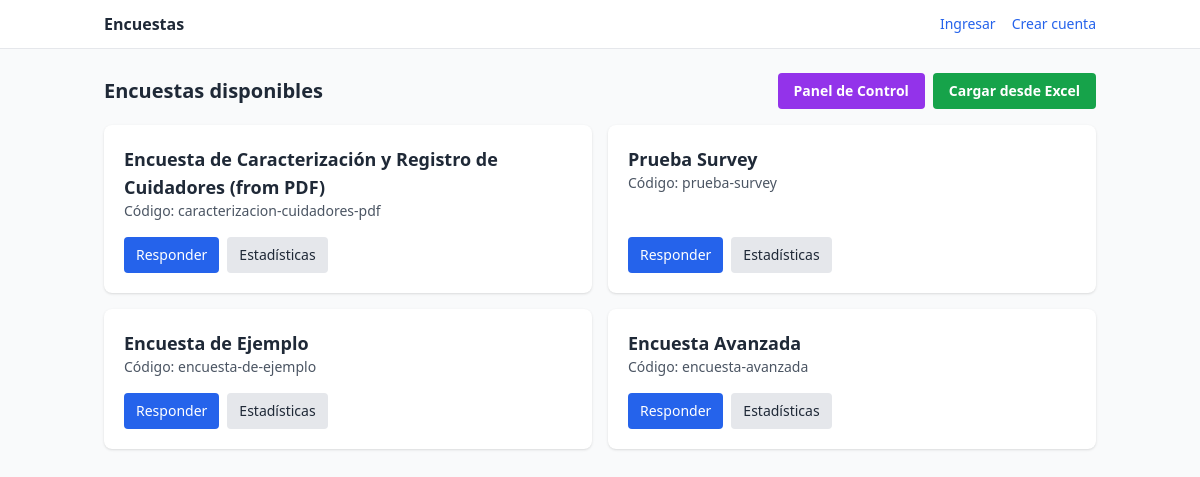
Screenshot of /public/ with the database file from the repository.
### surveys/models.py (models this page shows, shortened)
class Survey(models.Model):
    name = models.CharField(max_length=200, unique=True)
    description = models.TextField(blank=True)
    code = models.SlugField(max_length=80, unique=True)
    is_active = models.BooleanField(default=True)
    created_at = models.DateTimeField(auto_now_add=True)
    require_token = models.BooleanField(default=False)

### surveys/views.py (the view)
# urls.py: path("public/", views.survey_list_public, name="public_list"),
def survey_list_public(request): # New public survey list view
    surveys = Survey.objects.filter(is_active=True)
    return render(request, 'surveys/survey_list.html', {'surveys': surveys})

### surveys/templates/surveys/survey_list.html (shortened to what this page needs)
{% extends "surveys/base.html" %}
{% block content %}
<div class="flex justify-between items-center mb-4">
  <h1 class="text-xl font-semibold">Encuestas disponibles</h1>
  <div class="flex space-x-2">
    <a href="{% url 'surveys:dashboard' %}" class="px-4 py-2 rounded bg-purple-600 text-white text-sm font-semibold hover:bg-purple-700">
      Panel de Control
    </a>
    <a href="{% url 'surveys:survey_upload' %}" class="px-4 py-2 rounded bg-green-600 text-white text-sm font-semibold hover:bg-green-700">
      Cargar desde Excel
    </a>
  </div>
</div>
<div class="grid sm:grid-cols-2 gap-4">
  {% for s in surveys %}
    <div class="bg-white p-5 rounded-lg shadow flex flex-col justify-between">
      <div>
        <h2 class="font-semibold text-lg">{{ s.name }}</h2>
        <p class="text-sm text-gray-600">Código: {{ s.code }}</p>
      </div>
      <div class="mt-4 flex space-x-2">
        <a href="{% url 'surveys:fill' s.code %}" class="px-3 py-2 rounded bg-blue-600 text-white text-sm">Responder</a>
        <a href="{% url 'surveys:stats' s.code %}" class="px-3 py-2 rounded bg-gray-200 text-gray-800 text-sm">Estadísticas</a>
      </div>
    </div>
  {% empty %}
    <p>No hay encuestas activas.</p>
  {% endfor %}
</div>
{% endblock %}

### rows the page displays
Survey: name "Encuesta de Caracterización y Registro de Cuidadores (from PDF)", code "caracterizacion-cuidadores-pdf"
Survey: name "Prueba Survey", code "prueba-survey"
Survey: name "Encuesta de Ejemplo", code "encuesta-de-ejemplo"
Survey: name "Encuesta Avanzada", code "encuesta-avanzada"
